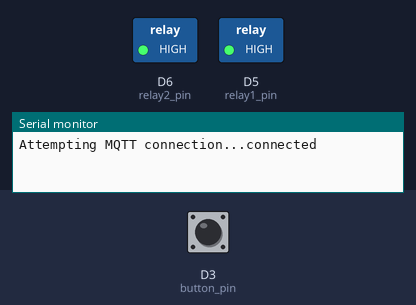
Bench run of a sketch on a simulated ESP8266 (NodeMCU). Shown: switched loads named in the sketch (green lamp = pin HIGH), the last lines printed to the serial monitor. The test bench sets the inputs (shaded band); at power-on: D3 (button_pin) HIGH. WiFi joins after 1.5 s; servers stay silent unless stated; EEPROM starts erased; no MQTT or app messages arrive unless stated.

Above: at 2.7 s.
2.8 s: D3 (button_pin) pulled LOW for 0.15 s
At 4.0 s:
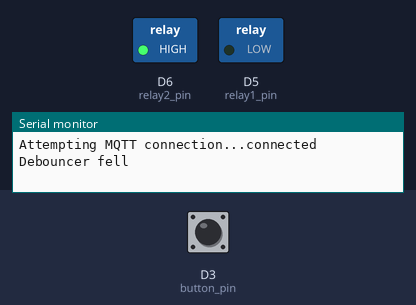
7.4 s: D3 (button_pin) pulled LOW for 1 s
At 8.7 s:
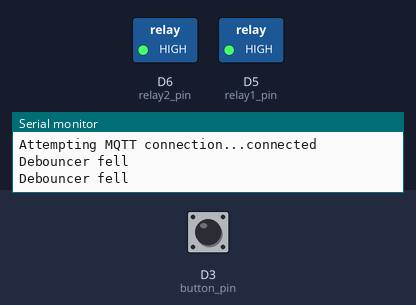
9.9 s: D3 (button_pin) pulled LOW for 3.2 s
At 10.6 s:
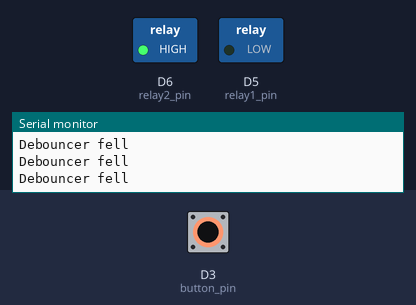
Timing chart, 0 to 12.9 s (numbered marks = the images above; inputs shaded):
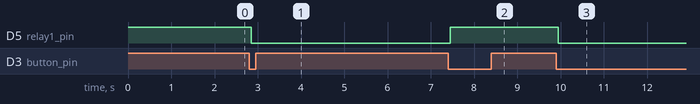

Measured:
- after the input at 2.8 s, D5 (relay1_pin): HIGH → LOW after 0.05 s
- after the input at 7.4 s, D5 (relay1_pin): LOW → HIGH after 0.05 s
- after the input at 9.9 s, D5 (relay1_pin): HIGH → LOW after 0.05 s

The sketch:

Light_Switch.ino
```cpp
#include <ESP8266WiFi.h>
#include <PubSubClient.h>
#include <Bounce2.h>
#include <EEPROM.h>

//needed for library
#include <DNSServer.h>
#include <ESP8266WebServer.h>
#include <WiFiManager.h>         //https://github.com/tzapu/WiFiManager

char* mqtt_server = "192.168.1.22"; //Raspberry Pi
char* mqtt_port = "1883";
char* mqtt_user = "";
char* mqtt_pass = "";

WiFiClient espClient;
PubSubClient client(espClient);

const char* outTopic = "homebridge/to/set";
const char* bootTopic = "homebridge/boot";
const char* inTopic1 = "homebridge/from/set";
const char* inTopic2 = "homebridge/from/get";
char tmp [1];

int relay1_pin = D5;
int relay2_pin = D6;
int button_pin = D3;
bool relay1State = 0;
bool relay2State = 0;

// Instantiate a Bounce object :
Bounce debouncer = Bounce();

//flag for saving data
bool shouldSaveConfig = false;

//callback notifying us of the need to save config
void saveConfigCallback () {
  Serial.println("Should save config");
  shouldSaveConfig = true;
}

void setup() {
  Serial.begin(9600);
  EEPROM.begin(512);              // Begin eeprom to store on/off state
  pinMode(relay1_pin, OUTPUT);     // Initialize the relay pin as an output
  pinMode(relay2_pin, OUTPUT);     // Initialize the relay pin as an output
  pinMode(button_pin, INPUT);     // Initialize the button pin as an input
  relay1State = EEPROM.read(0);
  relay2State = EEPROM.read(1);
  digitalWrite(relay1_pin, relay1State);
  digitalWrite(relay2_pin, relay2State);

  debouncer.attach(button_pin);   // Use the bounce2 library to debounce the built in button
  debouncer.interval(50);         // Input must be low for 50 ms

  //Custom WiFiManager parameters
  WiFiManagerParameter custom_mqtt_server("server", "mqtt server", mqtt_server, 40);
  WiFiManagerParameter custom_mqtt_port("port", "mqtt port", mqtt_port, 5);
  WiFiManagerParameter custom_mqtt_username("username", "mqtt username", mqtt_user, 32);
  WiFiManagerParameter custom_mqtt_password("password", "mqtt password", mqtt_pass, 32);

  //Wifi setup
  WiFiManager wifiManager;
  wifiManager.setSaveConfigCallback(saveConfigCallback);
  wifiManager.addParameter(&custom_mqtt_server);
  wifiManager.addParameter(&custom_mqtt_port);
  wifiManager.addParameter(&custom_mqtt_username);
  wifiManager.addParameter(&custom_mqtt_password);
  WiFi.hostname("Pat's Light Switch");
  if (!wifiManager.autoConnect("LightSwitchSetup")) {
    Serial.println("failed to connect and hit timeout");
    delay(3000);
    //reset and try again, or maybe put it to deep sleep
    ESP.reset();
    delay(5000);
  }
  strcpy(mqtt_server, custom_mqtt_server.getValue());
  strcpy(mqtt_port, custom_mqtt_port.getValue());
  strcpy(mqtt_user, custom_mqtt_username.getValue());
  strcpy(mqtt_pass, custom_mqtt_password.getValue());
  client.setServer(atoi(mqtt_server), atoi(mqtt_port));
  client.setCallback(callback);
}

void loop() {
  if (!client.connected()) {
    reconnect();
  }
  client.loop();
  extButton();
}

void callback(char* topic, byte* payload, unsigned int length) {
  Serial.print("Message arrived [");
  Serial.print(topic);
  Serial.print("] ");
  char charpayload[length];
  for (int i=0; i < length; i++)
  {
    charpayload[i] = (char)payload[i];
  }
  for (int i = 0; i < length; i++)
  {
    Serial.print((char)payload[i]);
  }
  Serial.println();

  if (!strcmp (topic, inTopic1)) //New value from homebridge
  {
    if (!strncmp (charpayload, "{\"name\":\"Pat's Room Light\",\"characteristic\":\"On\",\"value\":0}", length))
    {
      relay1State = 0;
      digitalWrite(relay1_pin, relay1State);   // Turn the relay off
      Serial.println("relay1_pin -> LOW");
      EEPROM.write(0, relay1State);    // Write state to EEPROM
      EEPROM.commit();
    }
    else if (!strncmp (charpayload, "{\"name\":\"Pat's Room Light\",\"characteristic\":\"On\",\"value\":1}", length))
    {
      relay1State = 1;
      digitalWrite(relay1_pin, relay1State);   // Turn the relay on
      Serial.println("relay1_pin -> HIGH");
      EEPROM.write(0, relay1State);    // Write state to EEPROM
      EEPROM.commit();
    }
    else if (!strncmp (charpayload, "{\"name\":\"Pat's Room Outlet\",\"characteristic\":\"On\",\"value\":0}", length))
    {
      relay2State = 0;
      digitalWrite(relay2_pin, relay2State);   // Turn the relay off
      Serial.println("relay2_pin -> LOW");
      EEPROM.write(0, relay2State);    // Write state to EEPROM
      EEPROM.commit();
    }
    else if (!strncmp (charpayload, "{\"name\":\"Pat's Room Outlet\",\"characteristic\":\"On\",\"value\":1}", length))
    {
      relay2State = 1;
      digitalWrite(relay2_pin, relay2State);   // Turn the relay on
      Serial.println("relay2_pin -> HIGH");
      EEPROM.write(0, relay2State);    // Write state to EEPROM
      EEPROM.commit();
    }
  }
  else if (!strcmp (topic, inTopic2)) //Retreiveing value from homebridge
  {
    if (!strncmp (charpayload, "{\"name\":\"Pat's Room Light\",\"characteristic\":\"On\"}", length))
    {
      Serial.println("Light request received");
      char payloadstring[75] = "{\"name\":\"Pat's Room Light\",\"characteristic\":\"On\",\"value\": ";
      strcat(payloadstring, itoa(relay1State, tmp, 10));
      strcat(payloadstring, "}");
      client.publish(outTopic, payloadstring);
    }
    else if (!strncmp (charpayload, "{\"name\":\"Pat's Room Outlet\",\"characteristic\":\"On\"}", length))
    {
      Serial.println("Outlet request received");
      char payloadstring[74] = "{\"name\":\"Pat's Room Outlet\",\"characteristic\":\"On\",\"value\": ";
      strcat(payloadstring, itoa(relay2State, tmp, 10));
      strcat(payloadstring, "}");
      client.publish(outTopic, payloadstring);
    }
  }
}

void reconnect() {
  // Loop until we're reconnected
  while (!client.connected()) {
    Serial.print("Attempting MQTT connection...");
    // Attempt to connect
    if (client.connect("Pat's_light_switch", mqtt_user, mqtt_pass)) {
      Serial.println("connected");
      // Once connected, publish an announcement...
      client.publish(bootTopic, "Pat's light switch booted");
      // ... and resubscribe
      client.subscribe(inTopic1);
      client.subscribe(inTopic2);
    } else {
      Serial.print("failed, rc=");
      Serial.print(client.state());
      Serial.println(" try again in 5 seconds");
      // Wait 5 seconds before retrying
      for (int i = 0; i < 5000; i++) {
        extButton();
        delay(1);
      }
    }
  }
}

void extButton() {
  debouncer.update();
  // Call code if Bounce fell (transition from HIGH to LOW) :
  if ( debouncer.fell() ) {
    Serial.println("Debouncer fell");
    // Toggle relay state :
    relay1State = !relay1State;
    digitalWrite(relay1_pin, relay1State);
    EEPROM.write(0, relay1State);    // Write state to EEPROM
    EEPROM.commit();
    if (relay1State == 1) {
      client.publish(outTopic, "{\"name\":\"Pat's Room Light\",\"characteristic\":\"On\",\"value\": 1}");
    }
    else if (relay1State == 0) {
      client.publish(outTopic, "{\"name\":\"Pat's Room Outlet\",\"characteristic\":\"On\",\"value\": 0}");
    }
  }
}
```
